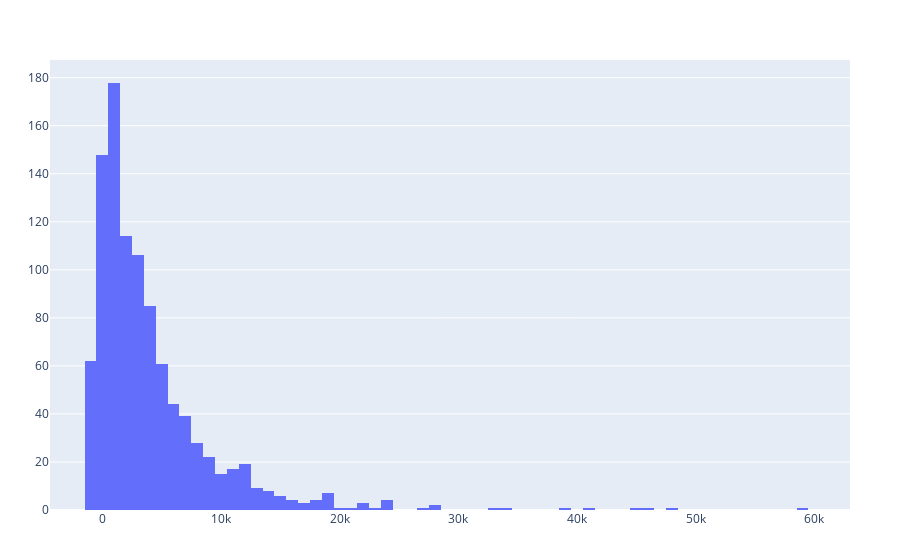
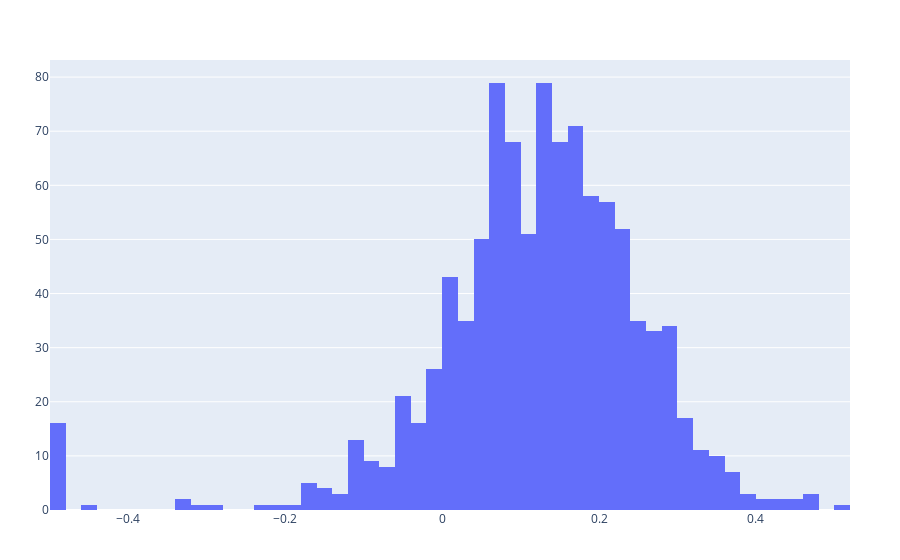

These figures' notebook cell, in order:
### Code cell
io = initLogging()
# this strategy will invest 1000 everyday. And everyday, it will redeem all past investment that hit a rateThreshold.
# this is done for investDays. After investDays, for an additional redeemDays, no more investment is made but existing investment 
# is tried to be redeemed
function strategy1(rateThreshold::Float64, investDays::Int, redeemDays::Int, ll::FastList{Int}, 
        tradingDays::AbstractVector{Int}, prices::AbstractVector{Float64})
    days::Int = investDays+redeemDays
    wallet::Float64 = 0.0;
    amount = 1000.0;
    
    maxDaysHeld::Int = 0;
    minWallet = 0;
    rateGeom::Float64 = 1.0;
    totDaysHeld::Float64 = 0
    reset!(ll)
    
    for i::Int in 1:days
        for node in ll
            dayBought::Int = node.data
            daysHeld::Int = tradingDays[i] - tradingDays[dayBought]
            net_today::Float64 = net_today_f(amount, prices[dayBought], prices[i], daysHeld)
            net_today = max(net_today, 1)
            rate::Float64 = r(amount, net_today, daysHeld/365.0);
            if rate > rateThreshold || i==days
                wallet += net_today
                maxDaysHeld = max(maxDaysHeld, daysHeld);
                totDaysHeld += daysHeld;
                rateGeom = rateGeom * (1+rate)^(daysHeld/365);
                del(ll, node)                
            end
        end
        if i <= investDays
            wallet -= amount
            push!(ll, i)
        end
        minWallet = min(wallet, minWallet)

    end
    return rateGeom^(365.0/totDaysHeld) - 1, wallet;
end

#this strategy will simply invest 1000 everyday and redeem at the end of investDays+redeemDays. After which everything is redeemed.
#redeemDays has no other special significance
function strategy2_sip(rateThreshold::Float64, investDays::Int, redeemDays::Int, ll::FastList{Int}, 
        tradingDays::AbstractVector{Int}, prices::AbstractVector{Float64})
    days::Int = investDays+redeemDays
    wallet::Float64 = 0.0;
    amount = 1000.0;
    
    maxDaysHeld::Int = 0;
    minWallet = 0;
    rateGeom::Float64 = 1.0;
    totDaysHeld::Float64 = 0
    reset!(ll)
    
    for i::Int in 1:days
        wallet -= amount
        push!(ll, i)
        minWallet = min(wallet, minWallet)
    end
    
    for node in ll
        dayBought::Int = node.data
        daysHeld::Int = tradingDays[days] - tradingDays[dayBought]
        net_today::Float64 = net_today_f(amount, prices[dayBought], prices[days], daysHeld)
        net_today = max(net_today, 1)
        rate::Float64 = r(amount, net_today, daysHeld/365.0);
        wallet += net_today
        maxDaysHeld = max(maxDaysHeld, daysHeld);
        totDaysHeld += daysHeld;
        if(rateGeom != Inf && rateGeom * (1+rate)^(daysHeld/totDaysHeld) == Inf)
            println("amount=$amount net_today=$net_today daysHeld=$daysHeld rate=$rate rateGeom=$rateGeom")
        end
        rateGeom = rateGeom * (1+rate)^(daysHeld/totDaysHeld);
        del(ll, node)                
    end
    return rateGeom - 1, wallet;
end

#this strategy will simply invest 1000 on day 1 and redeem it on investDays+redeemDays
function strategy3_basic(rateThreshold::Float64, investDays::Int, redeemDays::Int, ll::FastList{Int}, 
        tradingDays::AbstractVector{Int}, prices::AbstractVector{Float64})
    days::Int = investDays+redeemDays
    amount = 1000.0;
    wallet::Float64 = -amount;
    dayBought::Int = 1
    daysHeld::Int = days
    net_today::Float64 = net_today_f(amount, prices[dayBought], prices[days], daysHeld)
    net_today = max(net_today, 1)
    rate::Float64 = r(amount, net_today, daysHeld/365.0);
    wallet += net_today
    return rate, wallet

    
end

function simulateWeinerMulti(tls::Vector{Tls},  d::Dict{String, Point}, investDays::Int, redeemDays::Int)
    runs::Int = 1000
    
    days = investDays + redeemDays; 
    results = Vector{Float64}(undef, 0)
    rateGeoms = Vector{Float64}(undef, 0)
    
    
    rateThreshold::Float64 = .15; μ=meanNiftyPerDay; σ=stdNiftyPerDay;
    # apply the stupid correction
    μ -= σ^2/2
    prices=Vector{Float64}(undef, days);
    tradingDays = collect(1:days)
    
    lk = Threads.SpinLock()
    printed = false
    traces = Vector{Any}(undef, 0)
    Threads.@threads for run::Int in 1:runs
        tid = Threads.threadid()
        myTls = tls[tid]
        brk = false
        weiner(days, μ, σ, myTls.prices, myTls.ϕ, myTls.dist)
        # copy!(myTls.prices, saved)
        reset!(myTls.ll)
        rateGeom, wallet = strategy3_basic(rateThreshold, investDays, redeemDays, myTls.ll, tradingDays, myTls.prices)
# trace1 = scatter(x=1:length(d["^NSEI"].intDates), y=d["^NSEI"].prices,
#                     mode="lines+markers",
#                     name="nifty 50")
        lock(lk) do
            if wallet < 0
                push!(traces, (scatter(x=1:days, y=myTls.prices[1:days], mode="lines
                        ", name="$wallet"), wallet))
            end
            push!(results, wallet)
            push!(rateGeoms, rateGeom)
        end
    end
    
    tracesList = Vector{GenericTrace}(undef, 0)
    sort!(traces, by=x -> x[2], rev=true)
    
    count = 0
    # for i in 1:length(traces)
    #     count+=1
    #     push!(tracesList, traces[i][1])
    #     if count > 10
    #         display(plot(tracesList))
    #         empty!(tracesList)
    #         count = 0
    #     end
    # end
    # display(plot(tracesList))
    
        
    display( plot([histogram(x=results)]))
    display(plot([histogram(x=rateGeoms)]))
    println("mean is $(mean(results)), stdev is $(std(results))")
    println("mean is $(mean(rateGeoms)), stdev is $(std(rateGeoms))")
    println("amount invested is $(1000*days)")
end


@time simulateWeinerMulti(tls, d, 365*10, 0)
# may 5th 2017 to nov 24 2017
flush(io)

### Figure 1 — Plotly figure (JSON) as saved in the notebook; plotly's stock layout.template omitted (floating-point values rounded to 4 significant figures; data arrays with more than 128 entries replaced by an {"elided": "..."} marker saying what was removed)
{"data": [{"type": "histogram", "x": {"elided": "1000 float values"}}], "layout": {"autosize": true, "margin": {"b": 50, "l": 50, "r": 50, "t": 60}, "xaxis": {"autorange": false, "range": [-4411.0, 63000.0], "type": "linear"}, "yaxis": {"autorange": true, "range": [0, 187.4]}}}

### Figure 2 — Plotly figure (JSON) as saved in the notebook; plotly's stock layout.template omitted (floating-point values rounded to 4 significant figures; data arrays with more than 128 entries replaced by an {"elided": "..."} marker saying what was removed)
{"data": [{"type": "histogram", "x": {"elided": "1000 float values"}}], "layout": {"autosize": true, "margin": {"b": 50, "l": 50, "r": 50, "t": 60}, "xaxis": {"autorange": true, "range": [-0.5, 0.52], "type": "linear"}, "yaxis": {"autorange": true, "range": [0, 83.16]}}}
